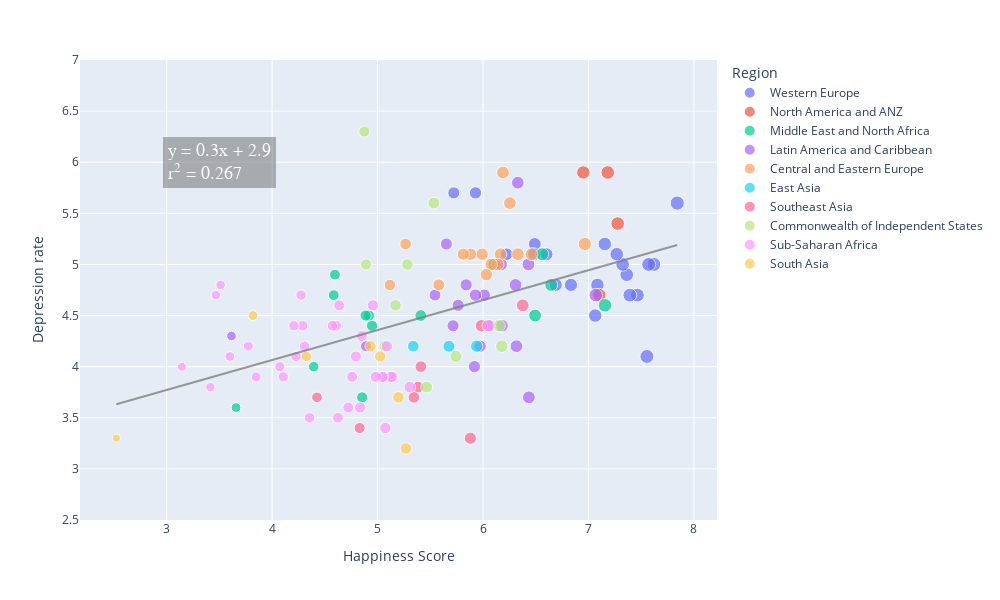

The notebook cell this image was saved under:
### Markdown cell above
### Mental Health and Happiness
What is the influence of a country's happinesss on their rates of depression and anxiety?

### Code cell
# Country's Happiness and Mental Health

fig = px.scatter(mental_health_data, x="Happiness Score", y="Depression rate",  
                 hover_name="Country", color="Region", range_y=(2.5,7),
                 size="Happiness Score", size_max=10,
                 width=1000, height=600)
fig

# LINEAR REGRESSION
# Set the x and y params for linear regression calculation
y = mental_health_data["Depression rate"]
x = sm.add_constant(mental_health_data["Happiness Score"])

# Create the linear regression model and get values for regression line
model = sm.OLS(y, x, missing='drop')
results = model.fit()
reg_line = [(x*results.params[1])+results.params[0] for x in mental_health_data["Happiness Score"]]

# Create text for regression paramaters
alpha = round(results.params[0],1)
beta = round(results.params[1],1)
r_squared = round(results.rsquared, 3)
line1 = 'y = ' + str(beta) + 'x' + ' + ' + str(alpha)
line2 = 'r<sup>2</sup> = ' + str(r_squared)
summary = line1 + '<br>' + line2 

# add linear regression line for whole sample
fig.add_traces(go.Scatter(x=mental_health_data["Happiness Score"], y=reg_line,
                          mode = 'lines',
                          marker_color='gray',
                          name='Regression line',
                          opacity=0.8,
                          showlegend=False)
               )
# Add to the equation and r squared 
fig.add_annotation(x=3.5, y=6, xref="x", yref="y", text=summary,
                   font=dict(family="Courier New, monospace", size=18, color="#ffffff"),
                   showarrow=False, align="left",
                   borderwidth=2, borderpad=4, bgcolor="rgba(100,100,100, 0.6)",
                   opacity=0.8)

### Figure 1 — Plotly figure (JSON) as saved in the notebook; plotly's stock layout.template omitted (floating-point values rounded to 4 significant figures; data arrays with more than 128 entries replaced by an {"elided": "..."} marker saying what was removed)
{"data": [{"hovertemplate": "<b>%{hovertext}</b><br><br>Region=Western Europe<br>Happiness Score=%{marker.size}<br>Depression rate=%{y}<extra></extra>", "hovertext": ["Finland", "Denmark", "Switzerland", "Iceland", "Netherlands", "Norway", "Sweden", "Luxembourg", "Austria", "Germany", "Ireland", "United Kingdom", "Belgium", "France", "Malta", "Spain", "Italy", "Cyprus", "Portugal", "Greece", "North Cyprus"], "legendgroup": "Western Europe", "marker": {"color": "#636efa", "size": [7.842, 7.62, 7.571, 7.554, 7.464, 7.392, 7.363, 7.324, 7.268, 7.155, 7.085, 7.064, 6.834, 6.69, 6.602, 6.491, 6.483, 6.223, 5.929, 5.723, 5.536], "sizemode": "area", "sizeref": 0.07842, "symbol": "circle"}, "mode": "markers", "name": "Western Europe", "orientation": "v", "showlegend": true, "type": "scatter", "x": [7.842, 7.62, 7.571, 7.554, 7.464, 7.392, 7.363, 7.324, 7.268, 7.155, 7.085, 7.064, 6.834, 6.69, 6.602, 6.491, 6.483, 6.223, 5.929, 5.723, 5.536], "xaxis": "x", "y": [5.6, 5, 5, 4.1, 4.7, 4.7, 4.9, 5, 5.1, 5.2, 4.8, 4.5, 4.8, 4.8, 5.1, 5.2, 5.1, 5.1, 5.7, 5.7, null], "yaxis": "y"}, {"hovertemplate": "<b>%{hovertext}</b><br><br>Region=North America and ANZ<br>Happiness Score=%{marker.size}<br>Depression rate=%{y}<extra></extra>", "hovertext": ["New Zealand", "Australia", "Canada", "United States"], "legendgroup": "North America and ANZ", "marker": {"color": "#EF553B", "size": [7.277, 7.183, 7.103, 6.951], "sizemode": "area", "sizeref": 0.07842, "symbol": "circle"}, "mode": "markers", "name": "North America and ANZ", "orientation": "v", "showlegend": true, "type": "scatter", "x": [7.277, 7.183, 7.103, 6.951], "xaxis": "x", "y": [5.4, 5.9, 4.7, 5.9], "yaxis": "y"}, {"hovertemplate": "<b>%{hovertext}</b><br><br>Region=Middle East and North Africa<br>Happiness Score=%{marker.size}<br>Depression rate=%{y}<extra></extra>", "hovertext": ["Israel", "Bahrain", "United Arab Emirates", "Saudi Arabia", "Kuwait", "Libya", "Turkey", "Morocco", "Algeria", "Iraq", "Iran", "Tunisia", "Lebanon", "Palestinian Territories", "Jordan", "Egypt", "Yemen"], "legendgroup": "Middle East and North Africa", "marker": {"color": "#00cc96", "size": [7.157, 6.647, 6.561, 6.494, 6.106, 5.41, 4.948, 4.918, 4.887, 4.854, 4.721, 4.596, 4.584, 4.517, 4.395, 4.283, 3.658], "sizemode": "area", "sizeref": 0.07842, "symbol": "circle"}, "mode": "markers", "name": "Middle East and North Africa", "orientation": "v", "showlegend": true, "type": "scatter", "x": [7.157, 6.647, 6.561, 6.494, 6.106, 5.41, 4.948, 4.918, 4.887, 4.854, 4.721, 4.596, 4.584, 4.517, 4.395, 4.283, 3.658], "xaxis": "x", "y": [4.6, 4.8, 5.1, 4.5, 5, 4.5, 4.4, 4.5, 4.5, 3.7, null, 4.9, 4.7, null, 4, null, 3.6], "yaxis": "y"}, {"hovertemplate": "<b>%{hovertext}</b><br><br>Region=Latin America and Caribbean<br>Happiness Score=%{marker.size}<br>Depression rate=%{y}<extra></extra>", "hovertext": ["Costa Rica", "Guatemala", "Uruguay", "Brazil", "Mexico", "Jamaica", "Panama", "Chile", "El Salvador", "Colombia", "Nicaragua", "Argentina", "Honduras", "Peru", "Ecuador", "Bolivia", "Paraguay", "Dominican Republic", "Venezuela", "Haiti"], "legendgroup": "Latin America and Caribbean", "marker": {"color": "#ab63fa", "size": [7.069, 6.435, 6.431, 6.33, 6.317, 6.309, 6.18, 6.172, 6.061, 6.012, 5.972, 5.929, 5.919, 5.84, 5.764, 5.716, 5.653, 5.545, 4.892, 3.615], "sizemode": "area", "sizeref": 0.07842, "symbol": "circle"}, "mode": "markers", "name": "Latin America and Caribbean", "orientation": "v", "showlegend": true, "type": "scatter", "x": [7.069, 6.435, 6.431, 6.33, 6.317, 6.309, 6.18, 6.172, 6.061, 6.012, 5.972, 5.929, 5.919, 5.84, 5.764, 5.716, 5.653, 5.545, 4.892, 3.615], "xaxis": "x", "y": [4.7, 3.7, 5, 5.8, 4.2, 4.8, 4.4, 5, 4.4, 4.7, 4.2, 4.7, 4, 4.8, 4.6, 4.4, 5.2, 4.7, 4.2, 4.3], "yaxis": "y"}, {"hovertemplate": "<b>%{hovertext}</b><br><br>Region=Central and Eastern Europe<br>Happiness Score=%{marker.size}<br>Depression rate=%{y}<extra></extra>", "hovertext": ["Czech Republic", "Slovenia", "Kosovo", "Slovakia", "Lithuania", "Estonia", "Poland", "Romania", "Serbia", "Latvia", "Hungary", "Croatia", "Bosnia and Herzegovina", "Montenegro", "Bulgaria", "Albania", "North Macedonia"], "legendgroup": "Central and Eastern Europe", "marker": {"color": "#FFA15A", "size": [6.965, 6.461, 6.372, 6.331, 6.255, 6.189, 6.166, 6.14, 6.078, 6.032, 5.992, 5.882, 5.813, 5.581, 5.266, 5.117, 5.101], "sizemode": "area", "sizeref": 0.07842, "symbol": "circle"}, "mode": "markers", "name": "Central and Eastern Europe", "orientation": "v", "showlegend": true, "type": "scatter", "x": [6.965, 6.461, 6.372, 6.331, 6.255, 6.189, 6.166, 6.14, 6.078, 6.032, 5.992, 5.882, 5.813, 5.581, 5.266, 5.117, 5.101], "xaxis": "x", "y": [5.2, 5.1, null, 5.1, 5.6, 5.9, 5.1, 5, 5, 4.9, 5.1, 5.1, 5.1, 4.8, 5.2, 4.8, null], "yaxis": "y"}, {"hovertemplate": "<b>%{hovertext}</b><br><br>Region=East Asia<br>Happiness Score=%{marker.size}<br>Depression rate=%{y}<extra></extra>", "hovertext": ["Taiwan Province of China", "Japan", "South Korea", "Mongolia", "Hong Kong S.A.R. of China", "China"], "legendgroup": "East Asia", "marker": {"color": "#19d3f3", "size": [6.584, 5.94, 5.845, 5.677, 5.477, 5.339], "sizemode": "area", "sizeref": 0.07842, "symbol": "circle"}, "mode": "markers", "name": "East Asia", "orientation": "v", "showlegend": true, "type": "scatter", "x": [6.584, 5.94, 5.845, 5.677, 5.477, 5.339], "xaxis": "x", "y": [null, 4.2, null, 4.2, null, 4.2], "yaxis": "y"}, {"hovertemplate": "<b>%{hovertext}</b><br><br>Region=Southeast Asia<br>Happiness Score=%{marker.size}<br>Depression rate=%{y}<extra></extra>", "hovertext": ["Singapore", "Thailand", "Philippines", "Vietnam", "Malaysia", "Indonesia", "Laos", "Cambodia", "Myanmar"], "legendgroup": "Southeast Asia", "marker": {"color": "#FF6692", "size": [6.377, 5.985, 5.88, 5.411, 5.384, 5.345, 5.03, 4.83, 4.426], "sizemode": "area", "sizeref": 0.07842, "symbol": "circle"}, "mode": "markers", "name": "Southeast Asia", "orientation": "v", "showlegend": true, "type": "scatter", "x": [6.377, 5.985, 5.88, 5.411, 5.384, 5.345, 5.03, 4.83, 4.426], "xaxis": "x", "y": [4.6, 4.4, 3.3, 4, 3.8, 3.7, null, 3.4, 3.7], "yaxis": "y"}, {"hovertemplate": "<b>%{hovertext}</b><br><br>Region=Commonwealth of Independent States<br>Happiness Score=%{marker.size}<br>Depression rate=%{y}<extra></extra>", "hovertext": ["Uzbekistan", "Kazakhstan", "Moldova", "Kyrgyzstan", "Belarus", "Russia", "Tajikistan", "Armenia", "Azerbaijan", "Turkmenistan", "Georgia", "Ukraine"], "legendgroup": "Commonwealth of Independent States", "marker": {"color": "#B6E880", "size": [6.179, 6.152, 5.766, 5.744, 5.534, 5.477, 5.466, 5.283, 5.171, 5.066, 4.891, 4.875], "sizemode": "area", "sizeref": 0.07842, "symbol": "circle"}, "mode": "markers", "name": "Commonwealth of Independent States", "orientation": "v", "showlegend": true, "type": "scatter", "x": [6.179, 6.152, 5.766, 5.744, 5.534, 5.477, 5.466, 5.283, 5.171, 5.066, 4.891, 4.875], "xaxis": "x", "y": [4.2, 4.4, null, 4.1, 5.6, null, 3.8, 5, 4.6, 4.2, 5, 6.3], "yaxis": "y"}, {"hovertemplate": "<b>%{hovertext}</b><br><br>Region=Sub-Saharan Africa<br>Happiness Score=%{marker.size}<br>Depression rate=%{y}<extra></extra>", "hovertext": ["Mauritius", "Congo (Brazzaville)", "Ivory Coast", "Cameroon", "Senegal", "Ghana", "Niger", "Gambia", "Benin", "Guinea", "South Africa", "Gabon", "Burkina Faso", "Mozambique", "Nigeria", "Mali", "Uganda", "Liberia", "Kenya", "Namibia", "Chad", "Swaziland", "Comoros", "Ethiopia", "Mauritania", "Madagascar", "Togo", "Zambia", "Sierra Leone", "Burundi", "Tanzania", "Malawi", "Lesotho", "Botswana", "Rwanda", "Zimbabwe"], "legendgroup": "Sub-Saharan Africa", "marker": {"color": "#FF97FF", "size": [6.049, 5.342, 5.306, 5.142, 5.132, 5.088, 5.074, 5.051, 5.045, 4.984, 4.956, 4.852, 4.834, 4.794, 4.759, 4.723, 4.636, 4.625, 4.607, 4.574, 4.355, 4.308, 4.289, 4.275, 4.227, 4.208, 4.107, 4.073, 3.849, 3.775, 3.623, 3.6, 3.512, 3.467, 3.415, 3.145], "sizemode": "area", "sizeref": 0.07842, "symbol": "circle"}, "mode": "markers", "name": "Sub-Saharan Africa", "orientation": "v", "showlegend": true, "type": "scatter", "x": [6.049, 5.342, 5.306, 5.142, 5.132, 5.088, 5.074, 5.051, 5.045, 4.984, 4.956, 4.852, 4.834, 4.794, 4.759, 4.723, 4.636, 4.625, 4.607, 4.574, 4.355, 4.308, 4.289, 4.275, 4.227, 4.208, 4.107, 4.073, 3.849, 3.775, 3.623, 3.6, 3.512, 3.467, 3.415, 3.145], "xaxis": "x", "y": [4.4, null, 3.8, 3.9, 3.9, 4.2, 3.4, 3.9, 3.9, 3.9, 4.6, 4.3, 3.6, 4.1, 3.9, 3.6, 4.6, 3.5, 4.4, 4.4, 3.5, 4.2, 4.4, 4.7, 4.1, 4.4, 3.9, 4, 3.9, 4.2, null, 4.1, 4.8, 4.7, 3.8, 4], "yaxis": "y"}, {"hovertemplate": "<b>%{hovertext}</b><br><br>Region=South Asia<br>Happiness Score=%{marker.size}<br>Depression rate=%{y}<extra></extra>", "hovertext": ["Nepal", "Maldives", "Bangladesh", "Pakistan", "Sri Lanka", "India", "Afghanistan"], "legendgroup": "South Asia", "marker": {"color": "#FECB52", "size": [5.269, 5.198, 5.025, 4.934, 4.325, 3.819, 2.523], "sizemode": "area", "sizeref": 0.07842, "symbol": "circle"}, "mode": "markers", "name": "South Asia", "orientation": "v", "showlegend": true, "type": "scatter", "x": [5.269, 5.198, 5.025, 4.934, 4.325, 3.819, 2.523], "xaxis": "x", "y": [3.2, 3.7, 4.1, 4.2, 4.1, 4.5, 3.3], "yaxis": "y"}, {"marker": {"color": "gray"}, "mode": "lines", "name": "Regression line", "opacity": 0.8, "showlegend": false, "type": "scatter", "x": {"elided": "149 float values"}, "y": {"elided": "149 float values"}}], "layout": {"annotations": [{"align": "left", "bgcolor": "rgba(100,100,100, 0.6)", "borderpad": 4, "borderwidth": 2, "font": {"color": "#ffffff", "family": "Courier New, monospace", "size": 18}, "opacity": 0.8, "showarrow": false, "text": "y = 0.3x + 2.9<br>r<sup>2</sup> = 0.267", "x": 3.5, "xref": "x", "y": 6, "yref": "y"}], "height": 600, "legend": {"itemsizing": "constant", "title": {"text": "Region"}, "tracegroupgap": 0}, "margin": {"t": 60}, "width": 1000, "xaxis": {"anchor": "y", "domain": [0, 1], "title": {"text": "Happiness Score"}}, "yaxis": {"anchor": "x", "domain": [0, 1], "range": [2.5, 7], "title": {"text": "Depression rate"}}}}
